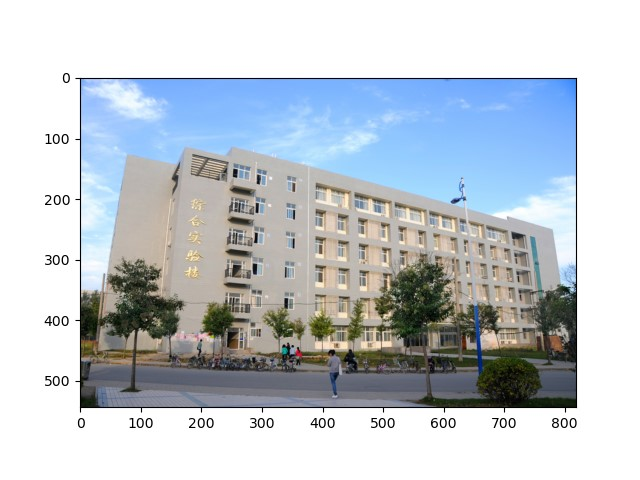
#> input picture 第2章/sample.jpg, 640 x 480 px, found by its file name
$ python '2.5.2图像压缩.py'
#> lines starting #> are read from the running program, lines starting #| are printed output that depends on the picture
# -*- coding: utf-8 -*-
"""
Created on Wed Sep 25 16:30:19 2024

@author: Administrator
"""

import numpy as np #导入科学计算库
from PIL import Image #导入图像处理库
import matplotlib.pyplot as plt #导入绘图模块
from sklearn.decomposition import PCA #导入主成分分析模块
#打开图像
im = Image.open('D:\教材源码\sample.jpg')     #需要调整路径
#> im is the input picture: PIL image 640x480 RGB; mean R, G, B 193.2, 200.4, 206.9
#显示图像
plt.figure(1)
plt.imshow(im)
#显示图像信息
print('Image information',im.format, im.size, im.mode)
#| Image information JPEG (640, 480) RGB
#提取并显示图像的红色通道
im_array = np.array(im) #转换为Numpy数组
im_red = im_array[:,:,0] #提取图像红色通道
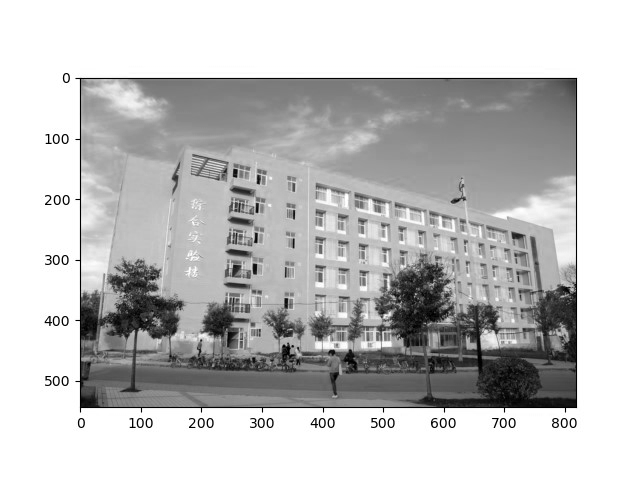
#> im_red: shape (480, 640); min 0, max 255, mean 193.2
plt.figure(2)
plt.imshow(im_red,cmap='gray') #显示图像红色通道
#图像主成分分析
#查看各主成分的方差值占总方差值的比例
pca = PCA(n_components=200) #将主成分设置为200
pca.fit(im_red) #主成分分析
#显示结果
plt.figure(3)
plt.plot(np.cumsum(pca.explained_variance_ratio_ *100))
plt.xlabel('Number of components')
plt.ylabel('Explained variance')
plt.grid()
#利用10个主成分进行图像压缩
pca_10 = PCA(n_components=10) #将主成分设置为10
im_red_pca_10 = pca_10.fit_transform(im_red) #主成分分析
im_red_inv_pca_10 = pca_10.inverse_transform(im_red_pca_10) #由主成分析生成图像
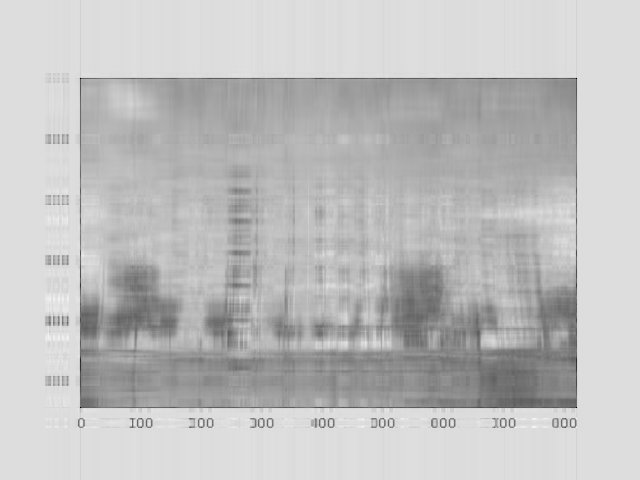
#> im_red_inv_pca_10: shape (480, 640) float64; min -206, max 325.3, mean 193.2; drawn with min black and max white
#显示压缩后的图像
plt.figure(4)
plt.imshow(im_red_inv_pca_10,cmap='gray') #显示图像
#显示主成分对应方差所占总方差的比例
#cumsum()函数用于数组的累计和
print('Explained_variance_ratio_10:', np.max(np.cumsum(pca_10.explained_variance_ratio_ *100)))
#利用50个主成分进行图像压缩
pca_50 = PCA(n_components=50) #将主成分设置为50
im_red_pca_50 = pca_50.fit_transform(im_red) #主成分分析
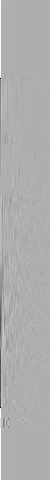
#> im_red_pca_50: shape (480, 50) float64; min -3853, max 1774.3, mean 0; drawn with min black and max white
im_red_inv_pca_50 = pca_50.inverse_transform(im_red_pca_50) #由主成分析生成图像
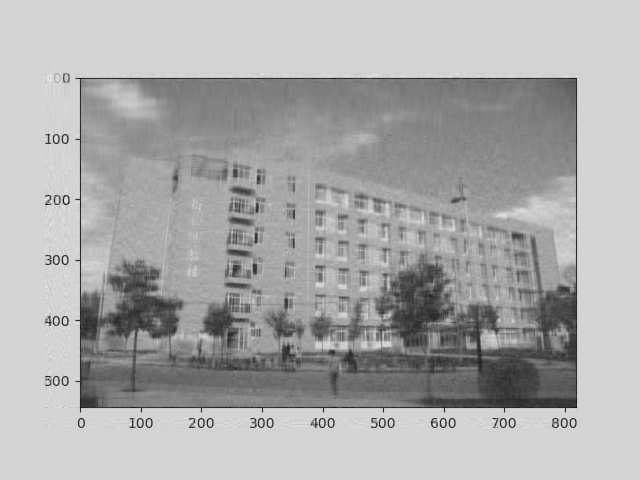
#> im_red_inv_pca_50: shape (480, 640) float64; min -65.15, max 319.6, mean 193.2; drawn with min black and max white
#显示压缩后的图像
plt.figure(5)
plt.imshow(im_red_inv_pca_50,cmap='gray')
#显示主成分对应方差所占总方差的比例
print('Explained_variance_ratio_50:', np.max(np.cumsum(pca_50.explained_variance_ratio_ *100)))
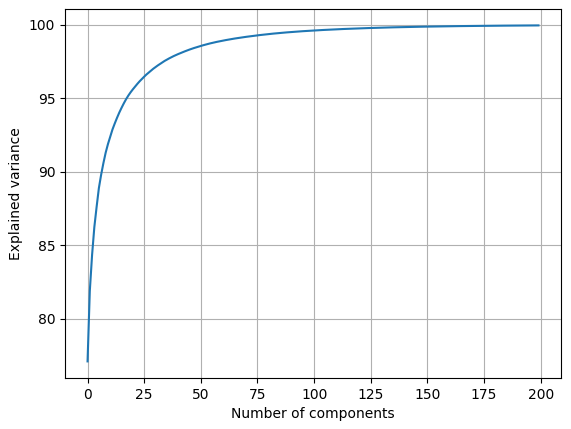
#> figure drawn by matplotlib, 1 panel; curve peaks at x = 199, y = 99.97
